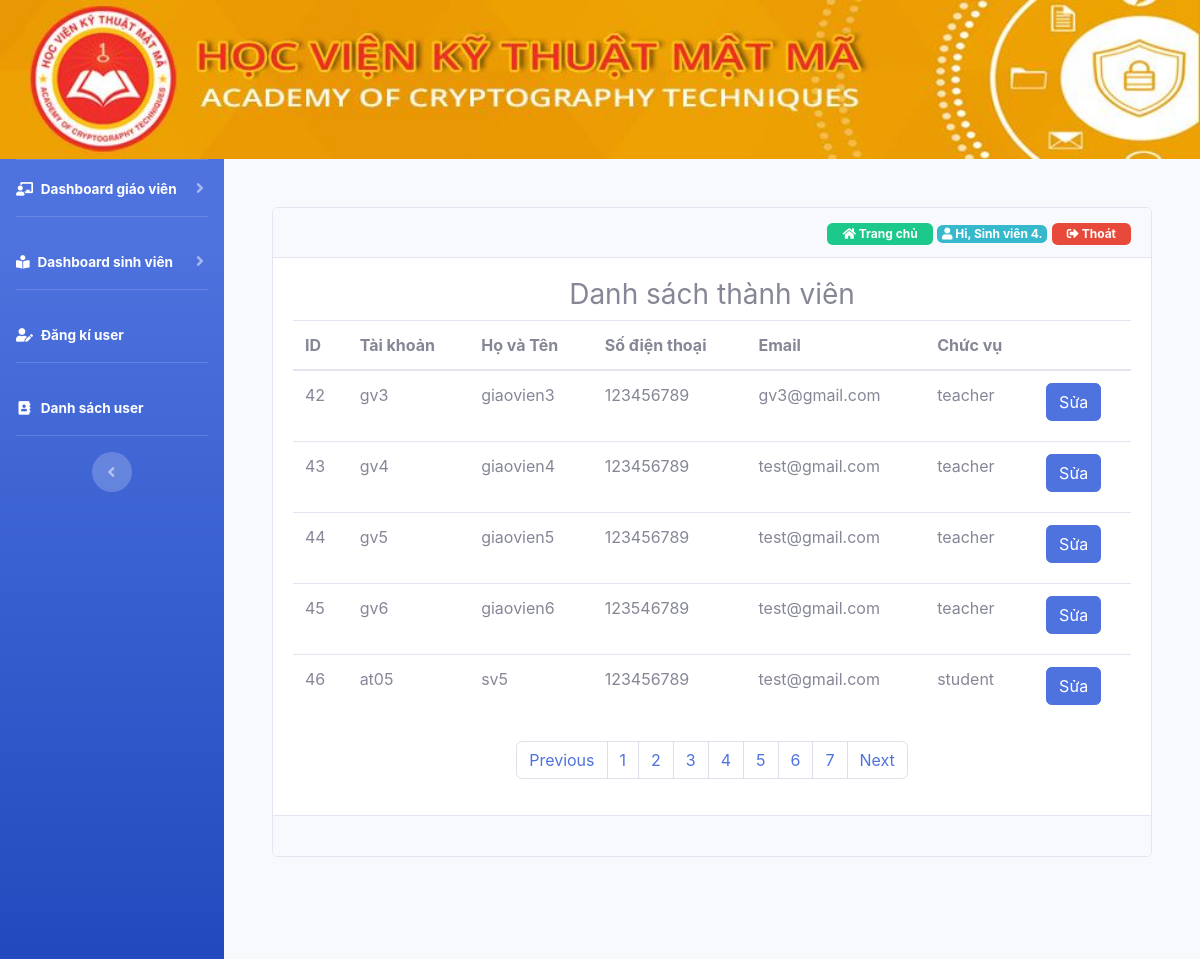
The app's page /ds-user.php?page=4 (signed in) with its own data.
### tables this page shows
CREATE TABLE `user` (
  `id` int(11) NOT NULL,
  `username` text NOT NULL,
  `password` text NOT NULL,
  `fullname` text NOT NULL,
  `phone` varchar(11) NOT NULL,
  `email` text NOT NULL,
  `permission` text NOT NULL
);

### ds-user.php (the view, shortened to what this page needs)
<!DOCTYPE html>
<html>
<head>
    <?php require_once('filecss.php') ?>
</head>
<body>
    <div class="container-fluid">
        <?php require_once('logo.php'); ?>
        <div class="main">
            <div id="wrapper">
                <div class="sidebar bg-gradient-primary">
                    <?php require_once('menu_left.php'); ?>
                </div>
                <div id="content-wrapper" class="d-flex flex-column p-5">
                    <div class="status">
                        <div class="card">
                            <div class="card-header text-right">
                                <?php require_once('home_page.php') ?>
                            </div>
                            <div class="card-body">
                                <h3 class="text-center">Danh sách thành viên</h3>
                                <div class="table-responsive">
                                    <table class="table table-hover table-inverse">
                                        <thead>
                                            <tr>
                                                <th>ID</th>
                                                <th>Tài khoản</th>
                                                <th>Họ và Tên</th>
                                                <th>Số điện thoại</th>
                                                <th>Email</th>
                                                <th>Chức vụ</th>
                                                <th></th>
                                            </tr>
                                        </thead>
                                        <tbody>
                                            <?php
                                            $sql_total = "select count(id) as total from user";
                                                $data = mysqli_query($con, $sql_total);
                                                $rows = mysqli_fetch_assoc($data);
                                                $total_records = $rows['total'];
                                                $current_page = isset($_GET['page']) ? $_GET['page'] : 1;
                                                $limit = 5;
                                                $total_page = ceil($total_records / $limit);
                                                $start = ($current_page - 1) * $limit;
                                             $sql1 = "select * from user limit $start,$limit";
                                            $check=mysqli_query($con,$sql1);
                                            while ($row1=mysqli_fetch_row($check)) {
                                                ?>
                                                <tr>
                                                    <td><?php echo $row1['0']; ?></td>
                                                    <td><?php echo $row1['1']; ?></td>
                                                    <td><?php echo $row1['3']; ?></td>
                                                    <td><?php echo $row1['4']; ?></td>
                                                    <td><?php echo $row1['5']; ?></td>
                                                    <td><?php echo $row1['6']; ?></td>
                                                    <td>
                                                        <a class="mb-2 btn btn-primary" href="sua_user.php?stt=<?php echo $row1[0] ?>">Sửa</a>
                                                    </td>
                                                </tr>
                                                <?php
                                            }
                                            ?>
                                        </tbody>
                                    </table>
                                    <nav aria-label="Page navigation example">
                                     <ul class="pagination justify-content-center">
                                        <?php
                                        if ($current_page > 1 && $total_page > 1) {
                                            echo '<li class="page-item"><a class="page-link" href="ds-user.php?page=' . ($current_page - 1) . '">Previous</a></li>';
                                        }
                                        for ($i = 1; $i <= $total_page; $i++) {
                                            if ($i == $current_page) {
                                                echo '<li class="page-item"><a class="page-link" href="#">'. $i .'</a></li>';
                                            } else {
                                                echo '<li class="page-item"><a class="page-link" href="ds-user.php?page=' . $i . '">'. $i .'</a></li>';
                                            }
                                        }
                                        if ($current_page < $total_page && $total_page > 1) {
                                            echo '<li class="page-item"><a class="page-link" href="ds-user.php?page=' . ($current_page + 1) . '">Next</a></li>';
                                        }
                                            ?>
                                </div>
                            </div>
                            <div class="card-footer">
                            </div>
                        </div>
                    </div>
                </div>
            </div>
        </div>
    </div>
</body>
</html>

### home_page.php (shortened to what this page needs)
<a href="index.php" style="text-decoration: none;"><span class="badge badge-success" style="padding: 5px 15px; "><i class="fas fa-home"></i> Trang chủ</span></a>
<?php
if (empty($_SESSION['username'])) {
    header("Location: /TTCS/login.php");
} else {
     include 'lib/connect.php';
    $username = $_SESSION['username'];
    $sql = "select * from user where username='$username'";
    $query = mysqli_query($con, $sql);
    if ($query) {
        $row = mysqli_fetch_row($query);
        ?>
        <span class="badge badge-info"><i class="fas fa-user"></i><?php echo " Hi, " . $row[3] . "."; ?></span>
        <a href="logout.php" ><span class="badge badge-danger" style="padding: 5px 15px;"><i class="fas fa-sign-out-alt"></i> Thoát</span></a>
    <?php
}
}
?>

### records on screen
user: fullname "Sinh viên 4"
user: id "42", username "gv3", fullname "giaovien3", phone "123456789", email "gv3@gmail.com", permission "teacher"
user: id "43", username "gv4", fullname "giaovien4", phone "123456789", email "test@gmail.com", permission "teacher"
user: id "44", username "gv5", fullname "giaovien5", phone "123456789", email "test@gmail.com", permission "teacher"
user: id "45", username "gv6", fullname "giaovien6", phone "123546789", email "test@gmail.com", permission "teacher"
user: id "46", username "at05", fullname "sv5", phone "123456789", email "test@gmail.com", permission "student"
